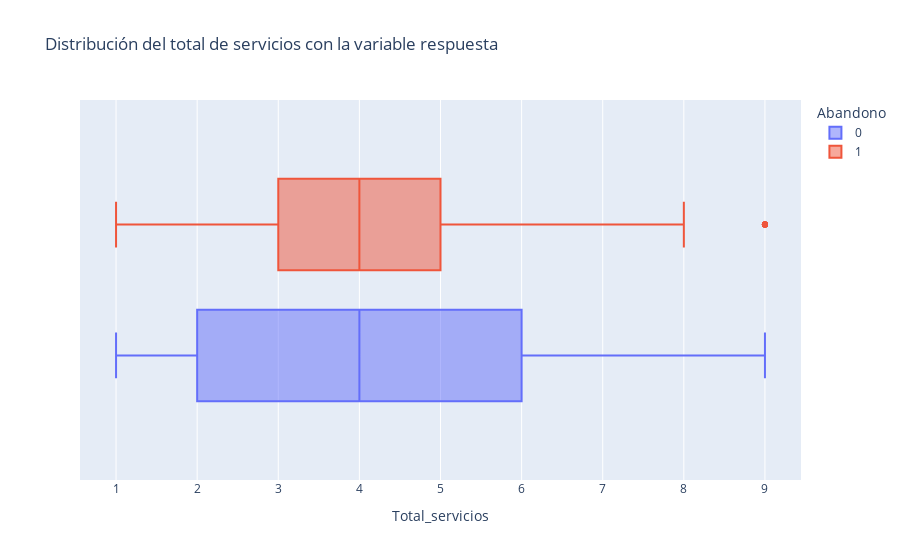

Notebook code cell kept with this figure:
### Code cell
df_servicios_abandono = df[['Total_servicios', 'Abandono']]

px.box(data_frame= df_servicios_abandono, x = 'Total_servicios', color= 'Abandono', title = 'Distribución del total de servicios con la variable respuesta')

### Figure 1 — Plotly figure (JSON) as saved in the notebook; plotly's stock layout.template omitted (floating-point values rounded to 4 significant figures; data arrays with more than 128 entries replaced by an {"elided": "..."} marker saying what was removed)
{"data": [{"alignmentgroup": "True", "hovertemplate": "Abandono=0<br>Total_servicios=%{x}<extra></extra>", "legendgroup": "0", "marker": {"color": "#636efa"}, "name": "0", "notched": false, "offsetgroup": "0", "orientation": "h", "showlegend": true, "type": "box", "x": {"elided": "5163 int values"}, "x0": " ", "xaxis": "x", "y0": " ", "yaxis": "y"}, {"alignmentgroup": "True", "hovertemplate": "Abandono=1<br>Total_servicios=%{x}<extra></extra>", "legendgroup": "1", "marker": {"color": "#EF553B"}, "name": "1", "notched": false, "offsetgroup": "1", "orientation": "h", "showlegend": true, "type": "box", "x": {"elided": "1869 int values"}, "x0": " ", "xaxis": "x", "y0": " ", "yaxis": "y"}], "layout": {"boxmode": "group", "legend": {"title": {"text": "Abandono"}, "tracegroupgap": 0}, "title": {"text": "Distribución del total de servicios con la variable respuesta"}, "xaxis": {"anchor": "y", "domain": [0, 1], "title": {"text": "Total_servicios"}}, "yaxis": {"anchor": "x", "domain": [0, 1]}}}
